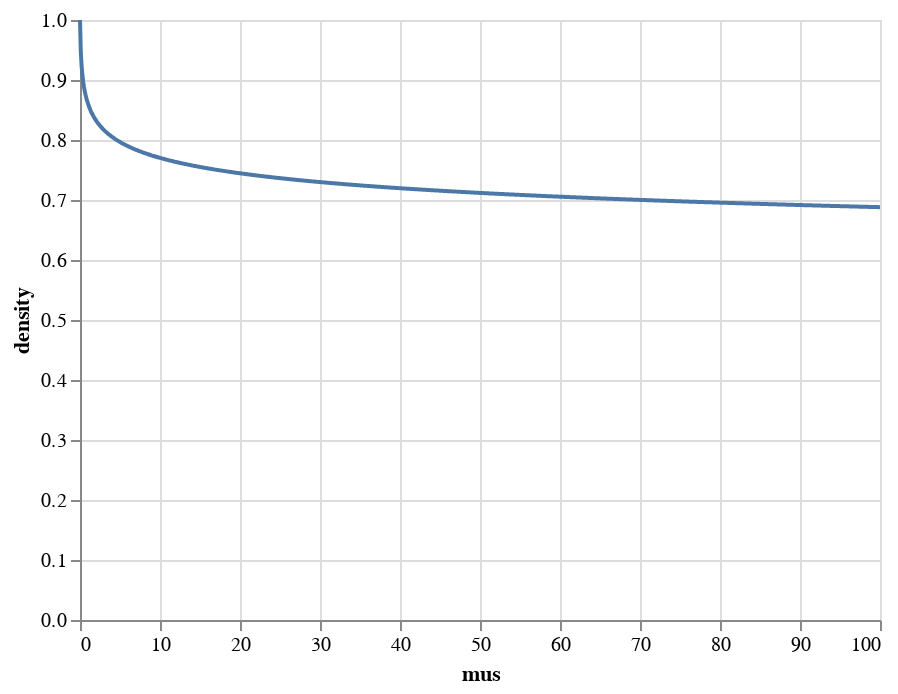

Notebook code for this chart:
### Code cell
import altair as alt
import numpy as np
import pandas as pd

mus = np.linspace(0.0, 100, 1000)
d = pd.DataFrame({"mus": mus, "density": [pdf(0, mu) for mu in mus]})
alt.Chart(d).mark_line().encode(x="mus", y="density")

### Figure 1 — Vega-Lite specification as saved in the notebook (floating-point values rounded to 4 significant figures; data arrays with more than 128 entries replaced by an {"elided": "..."} marker saying what was removed)
{"config": {"view": {"continuousWidth": 400, "continuousHeight": 300}}, "data": {"name": "data-32ddea318000b845acd8fa1cc6911e50"}, "mark": "line", "encoding": {"x": {"field": "mus", "type": "quantitative"}, "y": {"field": "density", "type": "quantitative"}}, "$schema": "https://vega.github.io/schema/vega-lite/v4.17.0.json", "datasets": {"data-32ddea318000b845acd8fa1cc6911e50": {"elided": "1000 records"}}}
